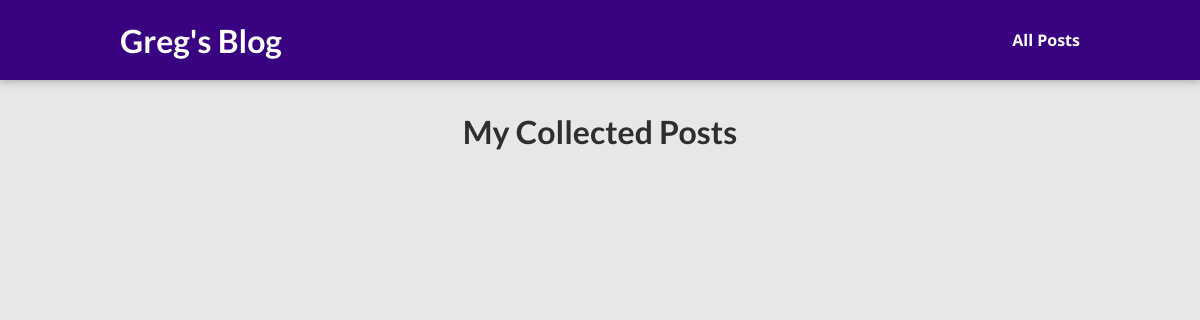
The app's page /blog/posts, older data.
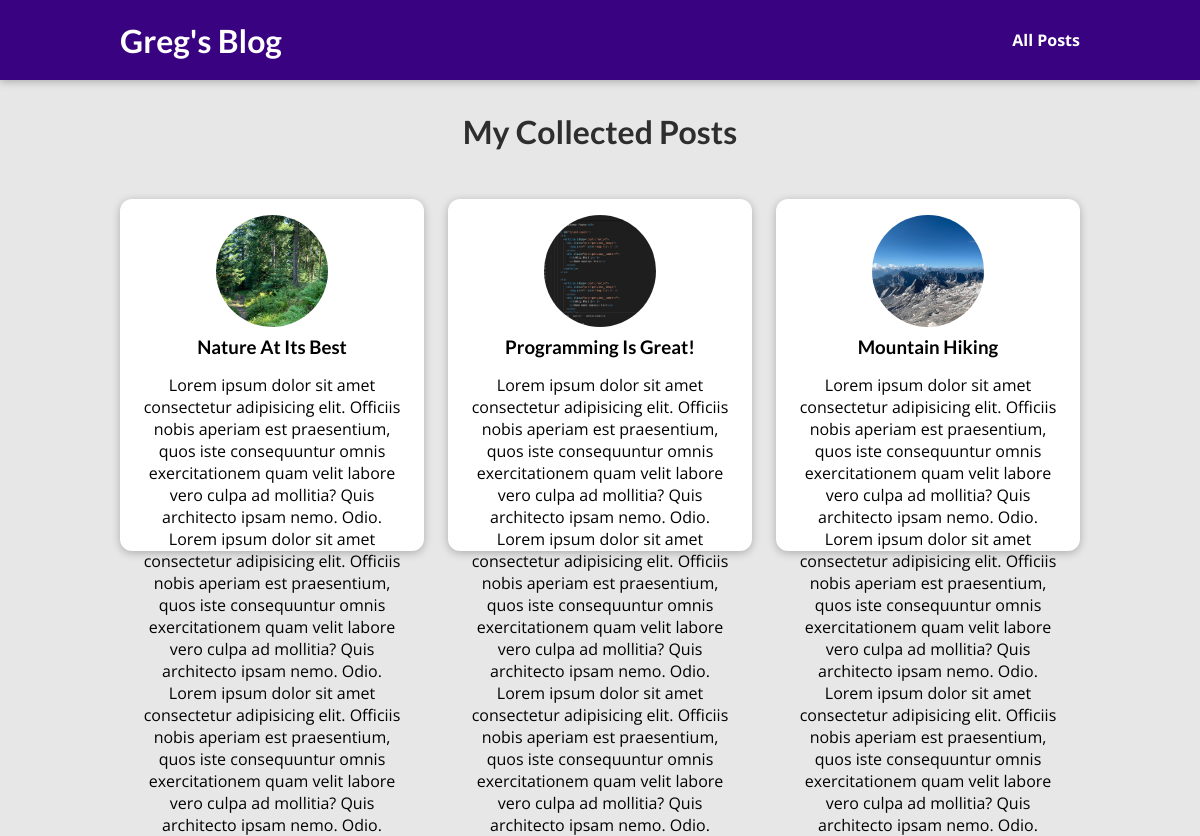
The same page, newer data.
### blog/models.py (models this page shows, shortened)
class Post(models.Model):
    title = models.CharField(max_length=80)
    excerpt = models.CharField(max_length=200)
    image_name = models.CharField(max_length=80)
    date = models.DateField(auto_now=True)
    slug = models.SlugField(unique=True)
    content = models.TextField(validators=[MinLengthValidator(10)])
    author = models.ForeignKey(Author, null=True, on_delete=models.SET_NULL,
                               related_name='posts')
    tags = models.ManyToManyField(Tag)

### blog/views.py (the view)
# urls.py: path('posts', views.posts, name='posts-page'),
def posts(request):
    all_posts = Post.objects.all().order_by('-date')
    return render(request, 'blog/all-posts.html',
                  {'all_posts': all_posts})

### blog/templates/blog/all-posts.html (shortened to what this page needs)
{% extends 'base.html' %}
{% load static %}
{% block css_files %}
    <link rel="stylesheet" href="{% static 'blog/post.css' %}">
    <link rel="stylesheet" href="{% static 'blog/all-posts.css' %}">
{% endblock %}
{% block content %}
        <section id="all-posts">
        <h2>My Collected Posts</h2>
        <ul>
            {% for post in all_posts %}
                {% include 'blog/includes/post.html' %}
            {% endfor %}
        </ul>
    </section>
{% endblock %}

### templates/base.html (shortened to what this page needs)
{% load static %}
<!DOCTYPE html>
<html lang="en">
<head>
    <link rel="stylesheet" href="{% static 'app.css' %}">
    {% block css_files %}{% endblock %}
</head>
<body>
    <header id="main-navigation">
        <h1>
            <a href="{% url 'starting_page' %}">Greg's Blog</a>
        </h1>
        <nav>
            <a href="{%  url 'posts-page' %}">All Posts</a>
        </nav>
    </header>
    {% block content %}
    {% endblock %}
</body>
</html>

### blog/templates/blog/includes/post.html
{% load static %}
<li>
    <article class="post">
        <a href="{% url 'post-detail-page' slug=post.slug  %}">
            <img src="{% static 'blog/images/'|add:post.image_name %}"
                 alt="{{ post.title }}">
            <div class="post__content">
                <h3>{{ post.title }}</h3>
                <p>{{ post.content}}
                </p>
            </div>
        </a>
    </article>
</li>

### static/app.css (style rules this page uses)
* { box-sizing: border-box; }
html { font-family: 'Open Sans', 'Lato', sans-serif; }
body { margin: 0; }
h1, h2, h3 { font-family: 'Lato', sans-serif; font-weight: bold; }
#main-navigation { width: 100%; height: 5rem; display: flex; justify-content: space-between; align-items: center; padding: 0 10%; position: absolute; top: 0; left: 0; }
#main-navigation a { text-decoration: none; color: white; font-weight: bold; }

### blog/static/blog/post.css (style rules this page uses)
.post { display: flex; flex-direction: column; align-items: center; text-align: center; }
.post a { text-decoration: none; color: black; transition: all 0.2s ease; padding: 1rem; }
.post img { width: 5rem; height: 5rem; object-fit: cover; border-radius: 50%; }
.post h3 { margin: 0.25rem 0; }

### blog/static/blog/all-posts.css (style rules this page uses)
body { background-color: #e7e7e7; }
#main-navigation { background-color: #390281; box-shadow: 0 2px 8px rgba(0, 0, 0, 0.25); }
#all-posts { margin: 7rem auto; width: 90%; max-width: 60rem; }
#all-posts h2 { text-align: center; font-size: 2rem; color: #2e2e2e; margin: 3rem 0; }
ul { list-style: none; margin: 0; padding: 0; display: grid; grid-template-columns: repeat(auto-fill, minmax(17rem, 1fr)); gap: 1.5rem; }
.post img { width: 7rem; height: 7rem; }
.post a { height: 22rem; transform-origin: center; box-shadow: 0 2px 8px rgba(0, 0, 0, 0.25); border-radius: 12px; background-color: white; }

Row changes from the older to the newer data that the page shows:
added Post: image_name (picture), title "Nature At Its Best", content "Lorem ipsum dolor sit amet consectetur adipisicing elit. Officiis nobis aperiam est praesentium, quos iste consequuntur omnis exercitationem quam velit labore vero culpa ad mollitia? Quis architecto ipsam nemo. Odio. Lorem ipsum dolor sit amet consectetur adipisicing elit. Officiis nobis aperiam est praesentium, quos iste consequuntur omnis exercitationem quam velit labore vero culpa ad mollitia? Quis architecto ipsam nemo. Odio. Lorem ipsum dolor sit amet consectetur adipisicing elit. Officiis nobis aperiam est praesentium, quos iste consequuntur omnis exercitationem quam velit labore vero culpa ad mollitia? Quis architecto ipsam nemo. Odio."
added Post: image_name (picture), title "Programming Is Great!", content "Lorem ipsum dolor sit amet consectetur adipisicing elit. Officiis nobis aperiam est praesentium, quos iste consequuntur omnis exercitationem quam velit labore vero culpa ad mollitia? Quis architecto ipsam nemo. Odio. Lorem ipsum dolor sit amet consectetur adipisicing elit. Officiis nobis aperiam est praesentium, quos iste consequuntur omnis exercitationem quam velit labore vero culpa ad mollitia? Quis architecto ipsam nemo. Odio. Lorem ipsum dolor sit amet consectetur adipisicing elit. Officiis nobis aperiam est praesentium, quos iste consequuntur omnis exercitationem quam velit labore vero culpa ad mollitia? Quis architecto ipsam nemo. Odio."
added Post: image_name (picture), title "Mountain Hiking", content "Lorem ipsum dolor sit amet consectetur adipisicing elit. Officiis nobis aperiam est praesentium, quos iste consequuntur omnis exercitationem quam velit labore vero culpa ad mollitia? Quis architecto ipsam nemo. Odio. Lorem ipsum dolor sit amet consectetur adipisicing elit. Officiis nobis aperiam est praesentium, quos iste consequuntur omnis exercitationem quam velit labore vero culpa ad mollitia? Quis architecto ipsam nemo. Odio. Lorem ipsum dolor sit amet consectetur adipisicing elit. Officiis nobis aperiam est praesentium, quos iste consequuntur omnis exercitationem quam velit labore vero culpa ad mollitia? Quis architecto ipsam nemo. Odio."
